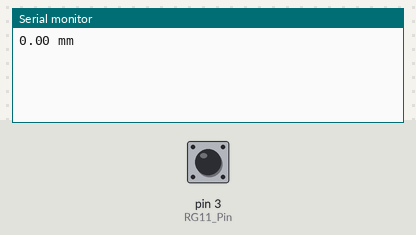
A sketch run on a simulated Arduino Uno, built with avr-gcc and run on an emulated ATmega328P. On the bench: the last lines printed to the serial monitor. The test bench sets the inputs (shaded band); at power-on: pin 3 (RG11_Pin) HIGH.

Above: at 1.2 s.
1.3 s: pin 3 (RG11_Pin) pulled LOW for 0.15 s
At 2.7 s:
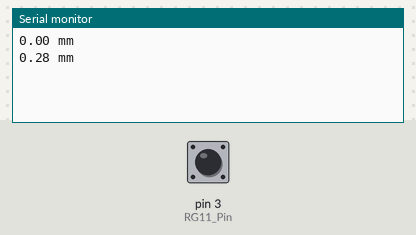
2.9 s: pin 3 (RG11_Pin) pulled LOW for 1 s
At 4.7 s:
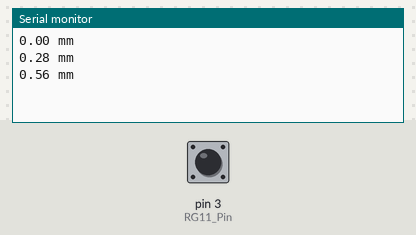
5.4 s: pin 3 (RG11_Pin) pulled LOW for 0.15 s
At 7.4 s:
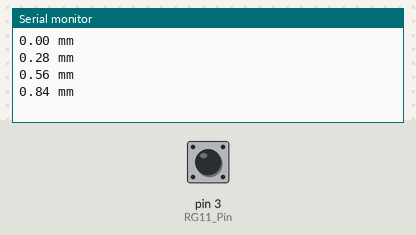
Timing chart, 0 to 8.9 s (numbered marks = the images above; inputs shaded):
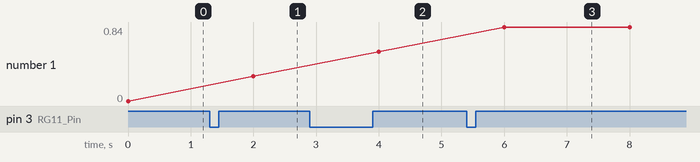

The sketch:

JaugePluieInterruption.ino
```cpp
/*
 * Compteur hauteur d'eau tombée
 * Source du script
  http://cactus.io/projects/weather/arduino-weather-station-rain-sensor

  le câblage consiste à relier un fil sur la masse (GND) l'autre
  sur une pin ayant une fonction d'interruption (d2 ou d3) ici RG11_Pin
  cf: https://www.arduino.cc/en/Reference/AttachInterrupt
*/

/*
 volume du réservoir
 d'après http://atelier-meteo-arduino-lycee-vincendo.blogspot.fr/p/le-pluviometre.html
 il est de 0.2794mm
 bucket size to trigger tip (count was 0.01)
*/
#define Bucket_Size 0.2794
#define RG11_Pin 3 // digital pin RG11 connected to

/*
 bucket tip counter used in interrupt routine
 comteur de bascule du reservoir
*/
volatile unsigned long tipCount;

/*
 minuteur de gestion du rebond de l'interrupteur
 Timer to manage any contact bounce in interrupt routine
*/
volatile unsigned long contactTime;

/*
 hauteur totale détectée en mm/m2
 total amount of rainfall detected
*/
volatile float totalRainfall;


void setup() {
    Serial.begin(9600);
    // initialisation des variables
    tipCount = 0;      // nombre de basule(s)
    totalRainfall = 0; // hauteur d'eau totale mm/m2

    // utilisation de la resistance du pin RG11_Pin
    pinMode(RG11_Pin, INPUT_PULLUP);

    // attache sur la perte du signal du bouton
    attachInterrupt(digitalPinToInterrupt(RG11_Pin), isr_rg, FALLING);
    sei();// Enable Interrupts / activation de l'interruption
}

void loop() {

    Serial.print(totalRainfall); Serial.println(" mm");

    // Add a 2 second delay / delis de 2s
    delay(2000); //just here to slow down the output. / ralentir l'affichage

}

// Interrupt handler routine that is triggered when the rg-11 detects rain
// prise en charge de l'interruption déclanchée par la bacule
// la boucle est interrompue par la bacule
void isr_rg() {
    if((millis() - contactTime) > 15 ) { // debounce of sensor signal / anti-rebond
        tipCount++;
        totalRainfall = tipCount * Bucket_Size;
        contactTime = millis();
    }
}
// end of rg-11 rain detection interrupt handler
```

Measured:
- after the input at 1.3 s, the serial monitor: prints a new line after 0.70 s (image 1)
- after the input at 2.9 s, the serial monitor: prints a new line after 1.1 s (image 2)
- after the input at 5.4 s, the serial monitor: prints a new line after 0.60 s (image 3)
- plotted number 1: 0 → 0.28 after the input at 1.3 s, 0.28 → 0.56 after the input at 2.9 s, 0.56 → 0.84 after the input at 5.4 s
